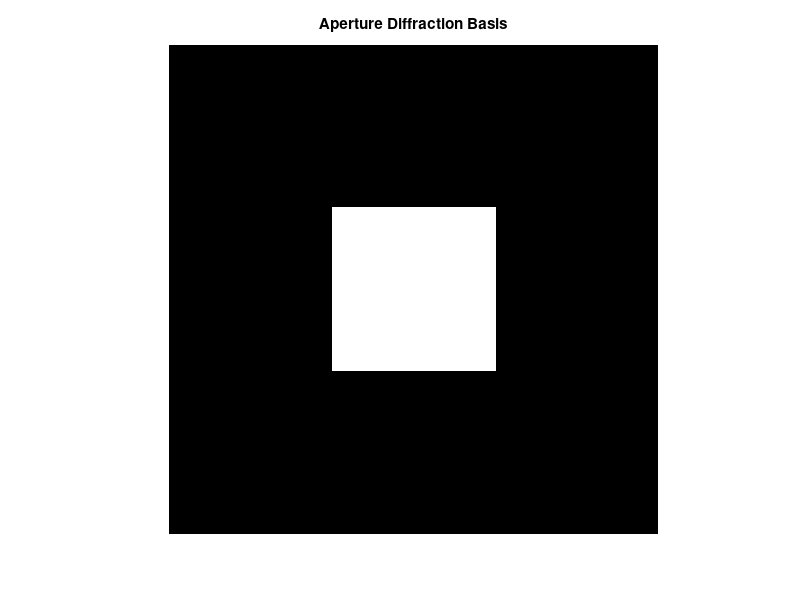
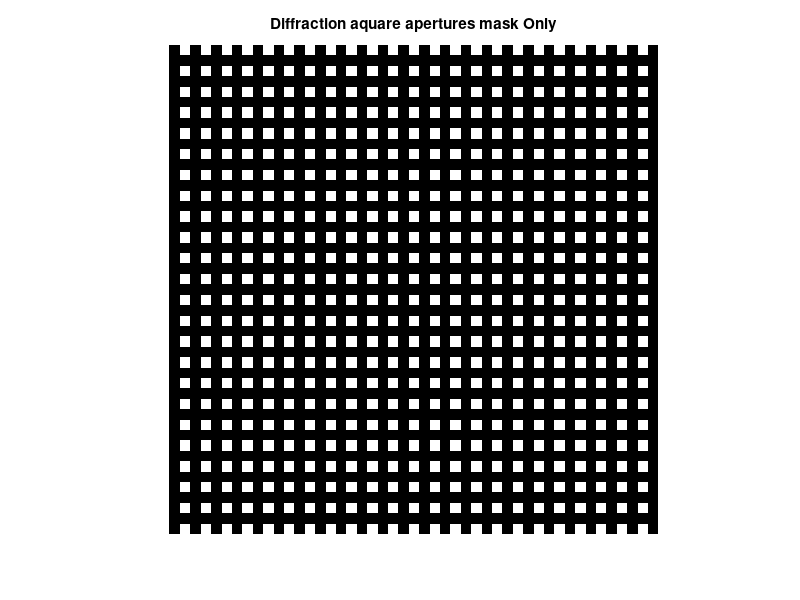

Here is the MATLAB script that generated these plots, in order: (Note: this script raises an error after producing the figures.)

%%%%%%%%%%%%%%%%%%%%%%%%%%%%%%%%%%%%%%%%%%%%%%%%%%%%%%%%%%%%%%%%%%%%%%%%%%%
%%   El presnete codigo es una parte importante en la optencion de 
%
%
%    resultados del manuscrito titulado "Simulated LCSLM with inductible 
%    Diffractive theory to display super-Gaussian array applying the
%    irradiance transport equation", sometido al Journal Optik/Optics at 
%    Elsevier
%    El script se dividio en 6 secciones como se driscribio en el manuscrito
%    ademas del orden de obtencion de resultados.
%    En la Seccion I obtenemos la base de la LCD (LCSLM).
%    En la Seccion II obtnemos la LCD y la comprobamos obcervando los test
%    chart obtenidos de los siguientes enlaces:
%    https://www.hwalworks.com/The-Year-of-Resolution-Test-Chart
%    https://www.thorlabs.com/newgrouppage9.cfm?objectgroup_id=4338
%    En la Seccion III obtenemos la LCD considerando el borde de su
%    pantalla, donde se peude simular cualquier tamaño en LCD y pantalla.
%    En la Seccion IV se simulas LCD de 1x1, 2x2, 3x3 pixeles para obtener
%    su patron de difraccion por Fourier Transform.
%    En la Seccion V obtenemos los difrraction pattern para el caso de LCD 
%    de 1x1, 2x2, 3x3 y 512x512 pixeles mediante los calculos del pdf 
%    "Supplementary Document"
%    En la Seccion VI obtenemos la SGR (Super Gaussian Riling) como una 
%    rejilla de franjas con perfil Super-Gaussiano.
%
%
%    Debe tenerse en consideracion que los resultados se obtuvieron en una
%    pc Gamming con procesador i7 de 16 nucleos con 64 gb en RAM y una
%    taregta grafica de con 1280 cuda cores y 4gb GDDR6.
%    Los resultados se obtuvieron para matrices de 1024x1024 por lo que se
%    debe tener en consideracion el poder de computo para emular los
%    resultados. Es facil reescalar los resultados para matrices de 512x512
%    pero se deben considerar los parametros a modificar.
%
%
%
%
%
%
%
%%
%%%% corregir todo por secciones
clear all; close all;



%%   Section I
%%%% simple Difraction Aperture Basis

% Pixel size in millimeters 
SquareSize = 200;
a = SquareSize;
% Matrix size in millimeters 
MatrixSize = 3*SquareSize;
b = MatrixSize;
Window = zeros(b,b);

% square aperture
a1 = (b/2)-(a/2);       a2 = (b/2)+(a/2);
% Difracctive aperture basis
Window(a1:a2,a1:a2) = 1;

figure;
imshow(Window); title('Aperture Diffraction Basis');


%% Section II
%%%%
% Relation to determine the pixeal number of the LCD between Acpix and PT,
% N=AcPix/PT
% Mask plane size in millimeters
TT = 560;       %For the Fig. 5, AcPix =560.
% Only Diffraction mask (2D space with square apertures) of active pixel
AcPix = 512;    %For the Fig. 5, AcPix =512.
T = AcPix;
% Pixel size
PT = 1;
% Square pixel number
N = int16(fix(T/PT));
% Pixel real total number, transparets ans opaque
nn = 1 + (2*N);
% Amplification or magnification factor
nnn = 4;
% Visualmente, que tanta resolucion se necesita, es decir, el tamaño de
% pixel real contra un tamaño que visualmente sea aceptable en un grafico.
% La interpretacion de la mascara TxT en una matriz de tamaño MxM. Donde T
% es el tamaño del pixel considerando que matlab en la matrix coloca el
% numero 1 a cualquier valor de entrada, ie, T = 1*n, con n entero tamaño
% visual del pixel en el grafico
T = nnn*nn;


%%%%%%%%%%%%%%%%%%%%%%%%%%%%%%%  Bouilding just de difraction mask
msk = zeros(T,T);
% first step, row basis
msk(1:nnn,:) = 0;
for i=1:N
    ii = ((2*i) -1)*nnn;
    jj = ii + nnn;
    msk( (nnn+1):(2*nnn),(ii + 1):jj ) = 1;
end

maskbasis(1:nnn,1:T) = 0;
maskbasis( (nnn+1):(2*nnn),1:T) = msk( (nnn+1):(2*nnn),:);
for i=1:N
    ii = (i - 1)*2*nnn + 1;
    
    msk( ii:(2*i*nnn), 1:T ) = maskbasis;
end
% Only Diffractive Mask 
DiffMask = msk;
figure;
imshow(msk); title('Diffraction aquare apertures mask Only');




% Simple example of displaying an image in shades of gray tones trought the
% LCD simulated
% Load image file, test charts
imag1 = imread('C:\Users\jesus\OneDrive\Escritorio\Trabajo ETI Super gaussian\Figures\LCD Image Test\ImageLCDTest1.png');

imag2 = imread('C:\Users\jesus\OneDrive\Escritorio\Trabajo ETI Super gaussian\Figures\LCD Image Test\ImageLCDTest2.png');

% Image resize to square matrix TxT
Imag1 = (imresize(imag1, [T T]));
Imag2 = (imresize(imag2, [T T]));

% Example image in gray tones and unit-8 image type
Image1 = rgb2gray(Imag1);
Image2 = rgb2gray(Imag2);


% Difraction mask in unit-8 image type
msk = uint8(msk);

mask1 = msk.*Image1;
mask2 = msk.*Image2;


% iamge visualizated trought the LCD simulated
ImageMask1 = mask1;
ImageMask2 = mask2;


figure;
imshow(ImageMask1); title('Image displayed through simulated CCD, Image test 1');

figure;
imshow(ImageMask2); title('Image displayed through simulated CCD, Image test 2');

% Example image in gray tones
figure;
imshow(Image1); title('Image test 1 in gray tones');

figure;
imshow(Image2); title('Image test 1 in gray tones');


% Gray tones profile in the center line of the LCD with image example
cut = mask1( (T/2), : );
if max(cut) == 0
    Cut = mask1( (T/2)+nnn, : );
else 
    Cut = mask1( (T/2), : );
end
x = linspace(1,AcPix,T);
figure;
plot(x,Cut); title('Gray tones distribution at image center');
xlabel('Pixel Number'); ylabel('Gray Tones [0,255]');




%%      Section III
%%%%%%%
%%%%%%% Real Mask Construction
%%%%%%% Mask plane in adition the difractive mask
NN = TT/AcPix;
TTT = int16(fix(T*NN));
Mask0 = zeros(TTT,TTT);
Mask1 = Mask0;
aa = int16(fix(TTT/2));
bb = int16(fix(T/2)); 
%for i = 1:T
Mask1 = uint8(Mask1);
    Mask1( ((aa - bb)):((aa + bb - 1)),((aa - bb)):((aa + bb -1)) ) = ImageMask1;
Mask2 = uint8(Mask0);
    Mask2( ((aa - bb)):((aa + bb - 1)),((aa - bb)):((aa + bb -1)) ) = ImageMask2;

    Mask0( ((aa - bb)):((aa + bb - 1)),((aa - bb)):((aa + bb -1)) ) = DiffMask;


figure;
imshow(Mask1); title('Diffraction Mask, LCD simutaled with Image test 1');

figure;
imshow(Mask2); title('Diffraction Mask, LCD simutaled with Image test 2');


figure;
imshow(Mask0); title('Diffraction Mask without image, only LCD');





%%     Section IV 
%%%%%%
%%%%%% Diffractive patters applied the FFT2



%%%%%%% Diffraction paterns Build, difractive mask with just one square
%%%%%%% aperture. Size aperture PT in milimeters or nnn in matlab pixels
OneMask = zeros(TTT,TTT);

% Wave lenght in millimeters
lambda = 632*(10^(-9));
% K Wave number
K = (2*pi)/lambda;
% Distance from diffractive aperture to obcervation screen, in millimeters 
Z0 = 1000;
R = Z0;
% Fraunhoffer coeficient integral
aaa = (lambda*R);
akz = exp(aaa*1i)/(lambda*R);
Akz = akz*1i;

% Diffractive mas, one square aperture
cc = nnn/2;
    OneMask(  (aa - cc):(aa + cc - 1),(aa - cc):(aa + cc - 1) ) = 1;

% Fraunhoffer integral, FrauU    
FrauU = Akz*fft2( OneMask );
IntFrauU = real( FrauU .* conj( FrauU ) );

%%%%%%%
DiffraFrauU = fftshift( IntFrauU );

figure;
imagesc( DiffraFrauU );
axis( 'equal' ); axis( 'off' );
title( 'Square aperture fraunhoffer diffraction pattern with FFT2' );



%%%%%%% Diffraction paterns Build, difractive mask with just two square
%%%%%%% two squares apertures. Size aperture PT in milimeters or nnn in matlab pixels
TwoMask = zeros(TTT,TTT);

% Diffractive mas, one square aperture
    TwoMask(  (aa - cc):(aa + cc - 1),(aa - cc - nnn):(aa - cc - 1) ) = 1;
    TwoMask(  (aa - cc):(aa + cc - 1),(aa + cc ):(aa + cc + nnn - 1) ) = 1;

% Fraunhoffer integral, FrauU    
FrauTwoU = Akz*fft2( TwoMask );
IntFrauTwoU = real( FrauTwoU .* conj( FrauTwoU ) );

%%%%%%%
DiffraFrauTwoU = fftshift( IntFrauTwoU );

figure;
imagesc( DiffraFrauTwoU );
axis( 'equal' ); axis( 'off' );
title( 'Two simetric Square apertures fraunhoffer diffraction pattern with FFT2' );




%%%%%%% Diffraction paterns Build, difractive mask with just four square
%%%%%%% apertures 2x2. Size aperture PT in milimeters or nnn in matlab pixels
FourMask = zeros(TTT,TTT);

% Diffractive mas, one square aperture
ccc = (3*nnn)/2;


mskfour = zeros(3*nnn, 3*nnn);
% first step, row basis
    mskfour(1:nnn,1:nnn) = 1;
    mskfour(((2*nnn)+1):3*nnn,1:nnn) = 1;
    mskfour(1:nnn,((2*nnn)+1):3*nnn) = 1;
    mskfour(((2*nnn)+1):3*nnn,((2*nnn)+1):3*nnn) = 1;

FourMask( (aa-ccc):((aa+ccc) - 1),(aa-ccc):((aa+ccc) - 1) ) =  mskfour;  

% Fraunhoffer integral, FrauU    
FourFrauU = Akz*fft2( FourMask );
IntFourFrauU = real( FourFrauU .* conj( FourFrauU ) );

%%%%%%%
DiffraFourFrauU = fftshift( IntFourFrauU );


figure;
imagesc( DiffraFourFrauU );
axis( 'equal' ); axis( 'off' );
title( 'Four 2x2 Square aperture fraunhoffer diffraction pattern with FFT3' );





%%%%%%% Diffraction paterns Build, difractive mask with just nine square
%%%%%%% apertures 3x3. Size aperture PT in milimeters or nnn in matlab pixels
NineMask = zeros(TTT,TTT);


% Diffractive mas, one square aperture
cccc = (5*nnn)/2;


msknine = zeros(5*nnn, 5*nnn);
% first step, row basis
    msknine(1:nnn,1:nnn) = 1;
    msknine(1:nnn,((2*nnn)+1):3*nnn) = 1;
    msknine(1:nnn,((4*nnn)+1):5*nnn) = 1;
    
    msknine(((2*nnn)+1):3*nnn,1:nnn) = 1;
    msknine(((2*nnn)+1):3*nnn,((2*nnn)+1):3*nnn) = 1;
    msknine(((2*nnn)+1):3*nnn,((4*nnn)+1):5*nnn) = 1;
    
    msknine(((4*nnn)+1):5*nnn,1:nnn) = 1;
    msknine(((4*nnn)+1):5*nnn,((2*nnn)+1):3*nnn) = 1;
    msknine(((4*nnn)+1):5*nnn,((4*nnn)+1):5*nnn) = 1;
    

NineMask( (aa-cccc):((aa+cccc) - 1),(aa-cccc):((aa+cccc) - 1) ) =  msknine;  

% Fraunhoffer integral, FrauU    
NineFrauU = Akz*fft2( NineMask );
IntNineFrauU = real( NineFrauU .* conj( NineFrauU ) );

%%%%%%%
DiffraNineFrauU = fftshift( IntNineFrauU );

figure;
imagesc( DiffraNineFrauU );
axis( 'equal' ); axis( 'off' );
title( 'Nine 3x3 Square aperture fraunhoffer diffraction pattern with FFT2' );




%% 
%%%%% Seccion V
%%%%% Diffractive patterns following the calculations in the document as
%%%%% "supplementary material"
%%%%% All calculations are in centimeters
% Aberture
a = 6*(10^(-4));
b = 6*(10^(-4));
% z distance, distance between the diffraction window and the observation plane
L = 10;
c = 512;
% LCSLM (LCD) Pixel number N




N = 1;
% LCD size D = 2d
d = 2.54/2;
y = linspace(-d,d,c);
x=imresize(y,[1 c]);
[X,Y] = meshgrid(x,x);
% wavelength
LO = 632*(10^(-7));
z = 0.1;
aa = ( a*(LO) ) / ( 2*(pi)*L );
Aa = (aa.*aa);
sincx = sinc(X*(  a*((pi)/(L*LO)) ));
Sincx = sincx.*sincx;
sincy = sinc(Y*(  a*((pi)/(L*LO)) ));
Sincy = sincy.*sincy;
I1x1 = Aa.*Sincx.*Sincy;

figure;
mesh(X, Y, I1x1), colormap jet
xlabel('x [cm]'); ylabel('y [cm]'); zlabel('I(x,y) [W/m2]');
title('LCSLM (LCD) 1x1 pixels Diffractive patern');





% considering the N-th exponent of the geometric series on Sab(x) or Sab(y)

bbx = X.*(( (2*(pi))/(z*LO) )*(a+b));
BBx = complex(0,bbx);
bby = Y.*(( (2*(pi))/(z*LO) )*(a+b));
BBy = complex(0,bby);
% considering the N-th exponent of the geometric series on Sab(x) or Sab(y)
N = 2;
n= N - 1;

Mdiffx = zeros(c,c,n);
BMatx = zeros(c,c,n);
Mdiffy = zeros(c,c,n);
BMaty = zeros(c,c,n);

for j=1:N
    BMatx(:,:,j) = (j-1).*BBx;
    Mdiffx(:,:,j) = exp(-(  BMatx(:,:,j)  ));
    BMaty(:,:,j) = (j-1).*BBy;
    Mdiffy(:,:,j) = exp(-(  BMaty(:,:,j)  ));
end

sabXn1 = sum(Mdiffx,3);
SabXn1 = real( sabXn1 .* conj( sabXn1 ) );
sabYn1 = sum(Mdiffy,3);
SabYn1 = real( sabYn1 .* conj( sabYn1 ) );

% 2x2 pixel simulated LCD intensity
I2x2 = Aa.*Sincx.*Sincy.*SabXn1.*SabYn1;

figure;
mesh(X, Y, I2x2), colormap jet
xlabel('x [cm]'); ylabel('y [cm]'); zlabel('I(x,y) [W/m2]');
title('LCSLM (LCD) 2x2 pixels Diffractive patern');





% considering the N-th exponent of the geometric series on Sab(x) or Sab(y)
N = 3;
n= N - 1;

Mdiffx = zeros(c,c,n);
BMatx = zeros(c,c,n);
Mdiffy = zeros(c,c,n);
BMaty = zeros(c,c,n);

for j=1:N
    BMatx(:,:,j) = (j-1).*BBx;
    Mdiffx(:,:,j) = exp(-(  BMatx(:,:,j)  ));
    BMaty(:,:,j) = (j-1).*BBy;
    Mdiffy(:,:,j) = exp(-(  BMaty(:,:,j)  ));
end

sabXn1 = sum(Mdiffx,3);
SabXn1 = real( sabXn1 .* conj( sabXn1 ) );
sabYn1 = sum(Mdiffy,3);
SabYn1 = real( sabYn1 .* conj( sabYn1 ) );

% 2x2 pixel simulated LCD intensity
I3x3 = Aa.*Sincx.*Sincy.*SabXn1.*SabYn1;

figure;
mesh(X, Y, I3x3), colormap jet
xlabel('x [cm]'); ylabel('y [cm]'); zlabel('I(x,y) [W/m2]');
title('LCSLM (LCD) 3x3 pixels Diffractive patern');





% considering the N-th exponent of the geometric series on Sab(x) or Sab(y)
N = 4;
n= N - 1;

Mdiffx = zeros(c,c,n);
BMatx = zeros(c,c,n);
Mdiffy = zeros(c,c,n);
BMaty = zeros(c,c,n);

for j=1:N
    BMatx(:,:,j) = (j-1).*BBx;
    Mdiffx(:,:,j) = exp(-(  BMatx(:,:,j)  ));
    BMaty(:,:,j) = (j-1).*BBy;
    Mdiffy(:,:,j) = exp(-(  BMaty(:,:,j)  ));
end

sabXn1 = sum(Mdiffx,3);
SabXn1 = real( sabXn1 .* conj( sabXn1 ) );
sabYn1 = sum(Mdiffy,3);
SabYn1 = real( sabYn1 .* conj( sabYn1 ) );

% 2x2 pixel simulated LCD intensity
I4x4 = Aa.*Sincx.*Sincy.*SabXn1.*SabYn1;

figure;
mesh(X, Y, I4x4), colormap jet
xlabel('x [cm]'); ylabel('y [cm]'); zlabel('I(x,y) [W/m2]');
title('LCSLM (LCD) 4x4 pixels Diffractive patern');





% considering the N-th exponent of the geometric series on Sab(x) or Sab(y)
%%%%  This is a general case for all N
N = 512;
n= N - 1;

Mdiffx = zeros(c,c,n);
BMatx = zeros(c,c,n);
Mdiffy = zeros(c,c,n);
BMaty = zeros(c,c,n);

for j=1:N
    BMatx(:,:,j) = (j-1).*BBx;
    Mdiffx(:,:,j) = exp(-(  BMatx(:,:,j)  ));
    BMaty(:,:,j) = (j-1).*BBy;
    Mdiffy(:,:,j) = exp(-(  BMaty(:,:,j)  ));
end

sabXn1 = sum(Mdiffx,3);
SabXn1 = real( sabXn1 .* conj( sabXn1 ) );
sabYn1 = sum(Mdiffy,3);
SabYn1 = real( sabYn1 .* conj( sabYn1 ) );

% 2x2 pixel simulated LCD intensity
I512x512 = Aa.*Sincx.*Sincy.*SabXn1.*SabYn1;

figure;
mesh(X, Y, I512x512), colormap jet
xlabel('x [cm]'); ylabel('y [cm]'); zlabel('I(x,y) [W/m2]');
title('LCSLM (LCD) 512x512 pixels Diffractive patern');







%%   Section VI
%%%% Super Gaussian Profiles and Super-Gaussian fringes ruling

c = 1024;
y = -(c/2):1/c:(c/2);
x=imresize(y,[1 c]);
[X,Y] = meshgrid(x,x);
R0 = 1;
r = (sqrt( (X.*X) + (Y.*Y) ));
a = 1/12;            % Valor solo para el ejemplo de 50 franjas SG
                     %este termino determina el ancho de las franjas, su 
                     %ancho debe ser el valor t, pero al incrementar a se 
                     %disminulle el ancho y al aumentar a se incrementa el
                     %ancho de las ffranjas SG
                     
sigma = 1/(sqrt(a));
Wb =  2*(sigma^2);

gamma = 100;

SG = R0*(exp( - ((r.^2)./(Wb) ).^gamma ) );

figure;
imshow(SG)
title('Super-Gaussian profile');



SGx = R0*(exp( - ((X.^2)./(Wb) ).^gamma ) );

figure;
imshow(SGx)
title('Super-Gaussian fringe, pattern basis');


% Super Gaussian center in a X0
% center at
t = 10.24;       % solo para el ejemplo de 50 franjas

%t = c/(2*Num);   %expresion general que determina el ancho de las franjas
                  %segun se incremente o dismiya el ancho de las franjas
                  %respecto del valor de "a"

% Because "c = 1024", but if "c = 512" then it must be satisfy that" t = 5.12"

X0 = (t)-(c/2);

SGx0 = R0*(exp( -  ((( (X-X0).^2 )./(Wb)).^gamma)     ));

figure;
imshow(SGx0)
title('Super-Gaussian fringe, pattern basis at the beginning ');



% Super-Gaussian Periodic patern, as vertica Ronchi rruling

Num = 50;
% Number of the Super-Gaussian fringes

SGXk = zeros(c,c,Num);

SGk(:,:,1) = SGx0;

n = Num -1;
for i=1:n
    
    Y0 = t+(i*(2*t)) - (c/2);
    SGk(:,:,i+1) = R0*(exp( -  ((( (X-Y0).^2 )./(Wb)).^gamma)     ));
    
end

% Super-Gaussian rulling
A = sum(SGk,3);

figure;
imshow(A)
title('Super-Gaussian fringe ruling pattern as Ronchi ruling');


% profile plot
Cut = A(512,:);

figure
plot(X(512,:), Cut)
title('Super-Gaussian fringe ruling profile');



% Difraction mask in unit-8 image type with Super-Gaussian profile

[dd ee] = size(msk);

AA = imresize(A, [dd ee]);

MSK = double(msk);
mask4 = MSK.*AA;


% Imamge visualizated trought the LCD simulated
ImageMask4 = mask4;


figure;
imshow(ImageMask4); title('Image displayed through simulated CCD, Image test 1');



%%%%%%% Mask plane in adition the difractive mask
 
Mask3 = zeros(TTT,TTT);

    Mask3( ((aa - bb)):((aa + bb - 1)),((aa - bb)):((aa + bb -1)) ) = ImageMask4;


figure;
imshow(Mask3); title('Diffraction Mask, LCD simutaled with Image test 1');















